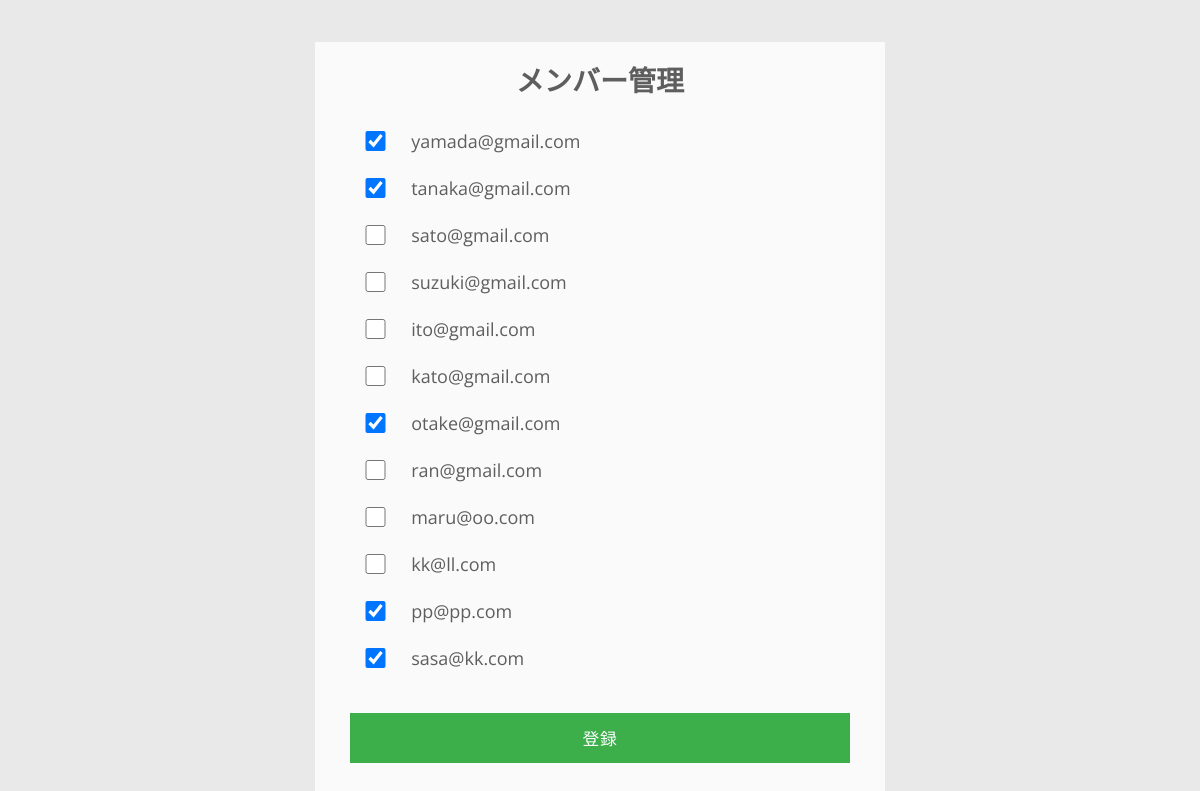
The page /member.php on the database its author committed.
### tables this page shows
CREATE TABLE `gs_member_table` (
  `id` int(12) NOT NULL,
  `mailaddress` varchar(256) NOT NULL,
  `password` varchar(64) NOT NULL,
  `grade` int(12) DEFAULT NULL,
  `family` int(12) DEFAULT NULL,
  `inputdate` datetime NOT NULL
);

### member.php (the view, shortened to what this page needs)
<?php
$pdo = db_conn();
$view="";
$sql = "SELECT mailaddress,family FROM gs_member_table";
$stmt = $pdo->prepare($sql);
$status = $stmt->execute();
if($status==false){
  $error = $stmt->errorInfo();
  exit("QueryError:".$error[2]);
}else{
  while($result = $stmt->fetch(PDO::FETCH_ASSOC)){
        if($result['family']==1){
              $view .='<tr>';
              $view .='<th class="check"><input class="family-check" type="checkbox" name="family[]" checked="checked" value="'.$result["mailaddress"].'"></th>';
              $view .=' <td class="address">'.$result["mailaddress"].'</td>';
              $view .='</tr>';
      }else{
              $view .='<tr>';
              $view .='<th class="check"><input class="family-check" type="checkbox" name="family[]" value="'.$result["mailaddress"].'"></th>';
              $view .=' <td class="address">'.$result["mailaddress"].'</td>';
              $view .='</tr>';
      }
  }
}
?>
<!DOCTYPE html>
<html lang="jp">
<head>
    <link rel="stylesheet" href="style.css">
    <link rel="stylesheet" href="signin.css">
</head>
<body>
    <div id="wrapper">
        <div class="form-wrapper-m">
            <h1>メンバー管理</h1>
            <form action="insert.php" method="post">
              <div class="form-item">
                  <table>
                  <?=$view?>
                  </table>
              </div>
              <div class="button-panel">
                <input type="submit" class="button_m" title="Sign In" value="登録"></input>
              </div>
            </form>
            <div class="form-footer"></div>
          </div>
    </div>
</body>
</html>

### style.css (style rules this page uses)
body { background-image: linear-gradient(-90deg, #ee0979,#ff6a00); font-family: "ヒラギノ角ゴ ProN W3", "Hiragino Kaku Gothic ProN", "メイリオ", "Meiryo", "verdana", sans-serif; margin: 0; padding: 0; }

### signin.css (style rules this page uses)
* { margin: 0; padding: 0; box-sizing: border-box; }
body { background: #e9e9e9; color: #5e5e5e; font: 400 87.5%/1.5em 'Open Sans', sans-serif; }
.form-wrapper-m { background: #fafafa; margin: 3em auto; padding: 0 1em; max-width: 570px; }
h1 { text-align: center; padding: 1em 0; }
form { padding: 0 1.5em; }
.form-item { margin-bottom: 0.75em; width: 100%; }
.form-item input { background: #fafafa; border: none; border-bottom: 2px solid #e9e9e9; color: #666; font-family: 'Open Sans', sans-serif; font-size: 1em; height: 50px; transition: border-color 0.3s; width: 100%; }
.button-panel { margin: 2em 0 0; width: 100%; }
.button-panel .button_m { background: #3caf4b; border: none; color: #fff; cursor: pointer; height: 50px; font-family: 'Open Sans', sans-serif; font-size: 1.2em; letter-spacing: 0.05em; text-align: center; text-transform: uppercase; transition: background 0.3s ease-in-out; width: 100%; }
.form-footer { font-size: 1em; padding: 2em 0; text-align: center; }
.form-item table { width: 100%; border:none; }
.form-item th { width:50px; padding:10px; }
.form-item td { width:500px; padding:0 0 5px 10px; font-size: 18px; }
input.family-check { background: #fafafa; border: none; border-bottom: 2px solid #e9e9e9; color: #666; font-family: 'Open Sans', sans-serif; font-size: 1em; height: 20px; transition: border-color 0.3s; width: 100%; }

### playsheets.css (style rules this page uses)
* { margin: 0; padding: 0; box-sizing: border-box; }
body { background: #e9e9e9; color: #5e5e5e; font: 400 87.5%/1.5em 'Open Sans', sans-serif; }
#wrapper { position: relative; min-width: 855px; width: 100vw; height: auto; min-height: 100vh; }
h1 { text-align: center; padding: 1em 0; }
.form-item { margin-bottom: 0.75em; width: 100%; }
.form-item input { background: #fafafa; border: none; border-bottom: 2px solid #e9e9e9; color: #666; font-family: 'Open Sans', sans-serif; font-size: 1em; height: 50px; transition: border-color 0.3s; width: 100%; }
.button-panel { margin: 2em 0 0; width: 100%; }
.form-footer { font-size: 1em; padding: 2em 0; text-align: center; }

### rows shown on the page
gs_member_table: mailaddress "yamada@gmail.com"
gs_member_table: mailaddress "tanaka@gmail.com"
gs_member_table: mailaddress "sato@gmail.com"
gs_member_table: mailaddress "suzuki@gmail.com"
gs_member_table: mailaddress "ito@gmail.com"
gs_member_table: mailaddress "kato@gmail.com"
gs_member_table: mailaddress "otake@gmail.com"
gs_member_table: mailaddress "ran@gmail.com"
gs_member_table: mailaddress "maru@oo.com"
gs_member_table: mailaddress "kk@ll.com"
gs_member_table: mailaddress "pp@pp.com"
gs_member_table: mailaddress "sasa@kk.com"
